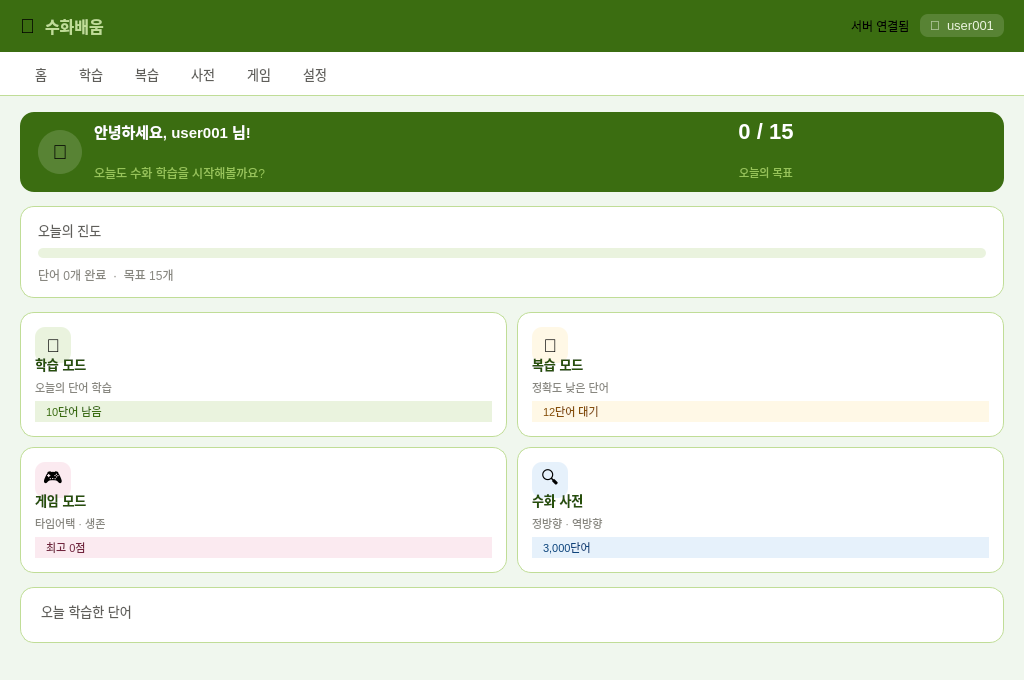
<?xml version="1.0" encoding="UTF-8"?>
<ui version="4.0">
 <class>MainWindow</class>
 <widget class="QWidget" name="MainWindow">
  <property name="geometry">
   <rect><x>0</x><y>0</y><width>1024</width><height>680</height></rect>
  </property>
  <property name="minimumSize"><size><width>900</width><height>660</height></size></property>
  <property name="windowTitle"><string>수화배움</string></property>
  <property name="styleSheet">
   <string notr="true">
QWidget#MainWindow { background: #F0F7EE; }

/* TopBar */
QWidget#topBar { background: #3B6D11; }
QLabel#logoIcon { font-size: 20px; }
QLabel#logoText { font-size: 16px; font-weight: 500; color: #C0DD97; }
QPushButton#userBtn { font-size: 13px; color: #EAF3DE; background: rgba(255,255,255,0.15); border-radius: 8px; padding: 4px 10px; border: none; } QPushButton#userBtn:hover { background: rgba(255,255,255,0.25); }

/* NavBar */
QWidget#navBar { background: white; border-bottom: 1px solid #C0DD97; }
QPushButton#navHome, QPushButton#navStudy, QPushButton#navReview,
QPushButton#navDict, QPushButton#navGame,  QPushButton#navSettings {
    font-size: 13px; color: #5F5E5A;
    border-bottom: 2px solid transparent;
    padding: 0 14px; background: transparent;
}

/* 홈탭 */
QScrollArea#homeTab { background: #F0F7EE; border: none; }
QWidget#homeContent  { background: #F0F7EE; }

/* 인사 배너 */
QWidget#helloBanner  { background: #3B6D11; border-radius: 14px; }
QLabel#bannerAvatar  { font-size: 20px; background: rgba(255,255,255,0.15); border-radius: 22px; }
QLabel#helloLabel    { font-size: 15px; font-weight: 500; color: white; }
QLabel#helloSub      { font-size: 12px; color: #97C459; }
QLabel#goalLabel     { font-size: 22px; font-weight: 500; color: white; }
QLabel#goalSub       { font-size: 11px; color: #97C459; }

/* 진도 카드 */
QWidget#progressCard  { background: white; border-radius: 14px; border: 1px solid #C0DD97; }
QLabel#progressTitle  { font-size: 13px; color: #5F5E5A; }
QLabel#progressText   { font-size: 12px; color: #888780; }
QProgressBar#progressBar {
    background: #EAF3DE; border-radius: 5px; border: none;
}
QProgressBar#progressBar::chunk {
    background: #639922; border-radius: 5px;
}

/* 모드 카드 */
QFrame#studyCard, QFrame#reviewCard,
QFrame#gameCard,  QFrame#dictCard {
    background: white; border-radius: 14px;
    border: 1px solid #C0DD97; min-height: 120px;
}
QLabel#studyIcon  { font-size: 18px; border-radius: 10px; min-width: 36px; max-width: 36px; min-height: 36px; max-height: 36px; background: #EAF3DE; }
QLabel#reviewIcon { font-size: 18px; border-radius: 10px; min-width: 36px; max-width: 36px; min-height: 36px; max-height: 36px; background: #FFF8E6; }
QLabel#gameIcon   { font-size: 18px; border-radius: 10px; min-width: 36px; max-width: 36px; min-height: 36px; max-height: 36px; background: #FBEAF0; }
QLabel#dictIcon   { font-size: 18px; border-radius: 10px; min-width: 36px; max-width: 36px; min-height: 36px; max-height: 36px; background: #E6F1FB; }
QLabel#studyTitle, QLabel#reviewTitle,
QLabel#gameTitle,  QLabel#dictTitle  { font-size: 13px; font-weight: 500; color: #27500A; }
QLabel#studySub, QLabel#reviewSub,
QLabel#gameSub,  QLabel#dictSub     { font-size: 11px; color: #888780; }
QLabel#studyBadge  { font-size: 11px; background: #EAF3DE; color: #3B6D11; border-radius: 99px; padding: 2px 8px; }
QLabel#reviewBadge { font-size: 11px; background: #FFF8E6; color: #854F0B; border-radius: 99px; padding: 2px 8px; }
QLabel#gameBadge   { font-size: 11px; background: #FBEAF0; color: #72243E; border-radius: 99px; padding: 2px 8px; }
QLabel#dictBadge   { font-size: 11px; background: #E6F1FB; color: #0C447C; border-radius: 99px; padding: 2px 8px; }

/* 단어 카드 */
QWidget#wordCard      { background: white; border-radius: 14px; border: 1px solid #C0DD97; }
QLabel#wordCardTitle  { font-size: 13px; color: #5F5E5A; padding-bottom: 8px; }

/* placeholder 탭 */
QWidget#studyTab, QWidget#reviewTab, QWidget#dictTab,
QWidget#gameTab,  QWidget#settingsTab { background: #F0F7EE; }
QLabel#phStudy, QLabel#phReview, QLabel#phDict,
QLabel#phGame,  QLabel#phSettings { font-size: 16px; color: #888780; }
   </string>
  </property>

  <layout class="QVBoxLayout" name="rootLayout">
   <property name="spacing"><number>0</number></property>
   <property name="leftMargin"><number>0</number></property>
   <property name="topMargin"><number>0</number></property>
   <property name="rightMargin"><number>0</number></property>
   <property name="bottomMargin"><number>0</number></property>

   
   <item>
    <widget class="QWidget" name="topBar">
     <property name="minimumSize"><size><width>0</width><height>52</height></size></property>
     <property name="maximumSize"><size><width>16777215</width><height>52</height></size></property>
     <layout class="QHBoxLayout" name="topBarLayout">
      <property name="leftMargin"><number>20</number></property>
      <property name="rightMargin"><number>20</number></property>
      <property name="topMargin"><number>0</number></property>
      <property name="bottomMargin"><number>0</number></property>
      <property name="spacing"><number>10</number></property>
      <item><widget class="QLabel" name="logoIcon"><property name="text"><string>🤚</string></property></widget></item>
      <item><widget class="QLabel" name="logoText"><property name="text"><string>수화배움</string></property></widget></item>
      <item><spacer><property name="orientation"><enum>Qt::Horizontal</enum></property><property name="sizeHint" stdset="0"><size><width>40</width><height>20</height></size></property></spacer></item>
      <item>
       <widget class="QLabel" name="connDot">
        <property name="text"><string/></property>
        <property name="minimumSize"><size><width>8</width><height>8</height></size></property>
        <property name="maximumSize"><size><width>8</width><height>8</height></size></property>
       </widget>
      </item>
      <item><widget class="QLabel" name="connLabel"><property name="text"><string>서버 연결됨</string></property></widget></item>
      <item>
       <widget class="QPushButton" name="userBtn">
        <property name="text"><string>👤  user001</string></property>
        <property name="flat"><bool>true</bool></property>
        <property name="cursor"><cursorShape>PointingHandCursor</cursorShape></property>
       </widget>
      </item>
     </layout>
    </widget>
   </item>

   
   <item>
    <widget class="QWidget" name="navBar">
     <property name="minimumSize"><size><width>0</width><height>44</height></size></property>
     <property name="maximumSize"><size><width>16777215</width><height>44</height></size></property>
     <layout class="QHBoxLayout" name="navLayout">
      <property name="leftMargin"><number>20</number></property>
      <property name="rightMargin"><number>20</number></property>
      <property name="topMargin"><number>0</number></property>
      <property name="bottomMargin"><number>0</number></property>
      <property name="spacing"><number>2</number></property>
      <item><widget class="QPushButton" name="navHome"><property name="text"><string>홈</string></property><property name="flat"><bool>true</bool></property><property name="cursor"><cursorShape>PointingHandCursor</cursorShape></property><property name="minimumSize"><size><width>0</width><height>44</height></size></property></widget></item>
      <item><widget class="QPushButton" name="navStudy"><property name="text"><string>학습</string></property><property name="flat"><bool>true</bool></property><property name="cursor"><cursorShape>PointingHandCursor</cursorShape></property><property name="minimumSize"><size><width>0</width><height>44</height></size></property></widget></item>
      <item><widget class="QPushButton" name="navReview"><property name="text"><string>복습</string></property><property name="flat"><bool>true</bool></property><property name="cursor"><cursorShape>PointingHandCursor</cursorShape></property><property name="minimumSize"><size><width>0</width><height>44</height></size></property></widget></item>
      <item><widget class="QPushButton" name="navDict"><property name="text"><string>사전</string></property><property name="flat"><bool>true</bool></property><property name="cursor"><cursorShape>PointingHandCursor</cursorShape></property><property name="minimumSize"><size><width>0</width><height>44</height></size></property></widget></item>
      <item><widget class="QPushButton" name="navGame"><property name="text"><string>게임</string></property><property name="flat"><bool>true</bool></property><property name="cursor"><cursorShape>PointingHandCursor</cursorShape></property><property name="minimumSize"><size><width>0</width><height>44</height></size></property></widget></item>
      <item><widget class="QPushButton" name="navSettings"><property name="text"><string>설정</string></property><property name="flat"><bool>true</bool></property><property name="cursor"><cursorShape>PointingHandCursor</cursorShape></property><property name="minimumSize"><size><width>0</width><height>44</height></size></property></widget></item>
      <item><spacer><property name="orientation"><enum>Qt::Horizontal</enum></property><property name="sizeHint" stdset="0"><size><width>40</width><height>20</height></size></property></spacer></item>
     </layout>
    </widget>
   </item>

   
   <item>
    <widget class="QStackedWidget" name="contentStack">

     
     <widget class="QScrollArea" name="homeTab">
      <property name="widgetResizable"><bool>true</bool></property>
      <property name="frameShape"><enum>QFrame::NoFrame</enum></property>
      <widget class="QWidget" name="homeContent">
       <layout class="QVBoxLayout" name="homeLayout">
        <property name="leftMargin"><number>20</number></property>
        <property name="topMargin"><number>16</number></property>
        <property name="rightMargin"><number>20</number></property>
        <property name="bottomMargin"><number>24</number></property>
        <property name="spacing"><number>14</number></property>

        
        <item>
         <widget class="QWidget" name="helloBanner">
          <property name="minimumSize"><size><width>0</width><height>80</height></size></property>
          <property name="maximumSize"><size><width>16777215</width><height>80</height></size></property>
          <layout class="QHBoxLayout" name="bannerLayout">
           <property name="leftMargin"><number>18</number></property>
           <property name="rightMargin"><number>18</number></property>
           <property name="topMargin"><number>0</number></property>
           <property name="bottomMargin"><number>0</number></property>
           <property name="spacing"><number>12</number></property>
           <item>
            <widget class="QLabel" name="bannerAvatar">
             <property name="text"><string>🤚</string></property>
             <property name="minimumSize"><size><width>44</width><height>44</height></size></property>
             <property name="maximumSize"><size><width>44</width><height>44</height></size></property>
             <property name="alignment"><set>Qt::AlignCenter</set></property>
            </widget>
           </item>
           <item>
            <layout class="QVBoxLayout" name="helloTextLayout">
             <property name="spacing"><number>2</number></property>
             <item><widget class="QLabel" name="helloLabel"><property name="text"><string>안녕하세요, user001 님!</string></property></widget></item>
             <item><widget class="QLabel" name="helloSub"><property name="text"><string>오늘도 수화 학습을 시작해볼까요?</string></property></widget></item>
            </layout>
           </item>
           <item>
            <layout class="QVBoxLayout" name="goalLayout">
             <property name="spacing"><number>2</number></property>
             <item><widget class="QLabel" name="goalLabel"><property name="text"><string>0 / 15</string></property><property name="alignment"><set>Qt::AlignCenter</set></property></widget></item>
             <item><widget class="QLabel" name="goalSub"><property name="text"><string>오늘의 목표</string></property><property name="alignment"><set>Qt::AlignCenter</set></property></widget></item>
            </layout>
           </item>
          </layout>
         </widget>
        </item>

        
        <item>
         <widget class="QWidget" name="progressCard">
          <layout class="QVBoxLayout" name="progressCardLayout">
           <property name="leftMargin"><number>18</number></property>
           <property name="topMargin"><number>14</number></property>
           <property name="rightMargin"><number>18</number></property>
           <property name="bottomMargin"><number>14</number></property>
           <property name="spacing"><number>8</number></property>
           <item><widget class="QLabel" name="progressTitle"><property name="text"><string>오늘의 진도</string></property></widget></item>
           <item>
            <widget class="QProgressBar" name="progressBar">
             <property name="value"><number>0</number></property>
             <property name="maximum"><number>15</number></property>
             <property name="minimumSize"><size><width>0</width><height>10</height></size></property>
             <property name="maximumSize"><size><width>16777215</width><height>10</height></size></property>
             <property name="textVisible"><bool>false</bool></property>
            </widget>
           </item>
           <item><widget class="QLabel" name="progressText"><property name="text"><string>단어 0개 완료  ·  목표 15개</string></property></widget></item>
          </layout>
         </widget>
        </item>

        
        <item>
         <layout class="QGridLayout" name="modeGrid">
          <property name="spacing"><number>10</number></property>
          <item row="0" column="0">
           <widget class="QFrame" name="studyCard">
            <property name="cursor"><cursorShape>PointingHandCursor</cursorShape></property>
            <layout class="QVBoxLayout" name="studyCardLayout">
             <property name="leftMargin"><number>14</number></property><property name="topMargin"><number>14</number></property>
             <property name="rightMargin"><number>14</number></property><property name="bottomMargin"><number>14</number></property>
             <property name="spacing"><number>5</number></property>
             <item><widget class="QLabel" name="studyIcon"><property name="text"><string>📖</string></property><property name="alignment"><set>Qt::AlignCenter</set></property></widget></item>
             <item><widget class="QLabel" name="studyTitle"><property name="text"><string>학습 모드</string></property></widget></item>
             <item><widget class="QLabel" name="studySub"><property name="text"><string>오늘의 단어 학습</string></property></widget></item>
             <item><widget class="QLabel" name="studyBadge"><property name="text"><string>10단어 남음</string></property></widget></item>
            </layout>
           </widget>
          </item>
          <item row="0" column="1">
           <widget class="QFrame" name="reviewCard">
            <property name="cursor"><cursorShape>PointingHandCursor</cursorShape></property>
            <layout class="QVBoxLayout" name="reviewCardLayout">
             <property name="leftMargin"><number>14</number></property><property name="topMargin"><number>14</number></property>
             <property name="rightMargin"><number>14</number></property><property name="bottomMargin"><number>14</number></property>
             <property name="spacing"><number>5</number></property>
             <item><widget class="QLabel" name="reviewIcon"><property name="text"><string>🔄</string></property><property name="alignment"><set>Qt::AlignCenter</set></property></widget></item>
             <item><widget class="QLabel" name="reviewTitle"><property name="text"><string>복습 모드</string></property></widget></item>
             <item><widget class="QLabel" name="reviewSub"><property name="text"><string>정확도 낮은 단어</string></property></widget></item>
             <item><widget class="QLabel" name="reviewBadge"><property name="text"><string>12단어 대기</string></property></widget></item>
            </layout>
           </widget>
          </item>
          <item row="1" column="0">
           <widget class="QFrame" name="gameCard">
            <property name="cursor"><cursorShape>PointingHandCursor</cursorShape></property>
            <layout class="QVBoxLayout" name="gameCardLayout">
             <property name="leftMargin"><number>14</number></property><property name="topMargin"><number>14</number></property>
             <property name="rightMargin"><number>14</number></property><property name="bottomMargin"><number>14</number></property>
             <property name="spacing"><number>5</number></property>
             <item><widget class="QLabel" name="gameIcon"><property name="text"><string>🎮</string></property><property name="alignment"><set>Qt::AlignCenter</set></property></widget></item>
             <item><widget class="QLabel" name="gameTitle"><property name="text"><string>게임 모드</string></property></widget></item>
             <item><widget class="QLabel" name="gameSub"><property name="text"><string>타임어택 · 생존</string></property></widget></item>
             <item><widget class="QLabel" name="gameBadge"><property name="text"><string>최고 0점</string></property></widget></item>
            </layout>
           </widget>
          </item>
          <item row="1" column="1">
           <widget class="QFrame" name="dictCard">
            <property name="cursor"><cursorShape>PointingHandCursor</cursorShape></property>
            <layout class="QVBoxLayout" name="dictCardLayout">
             <property name="leftMargin"><number>14</number></property><property name="topMargin"><number>14</number></property>
             <property name="rightMargin"><number>14</number></property><property name="bottomMargin"><number>14</number></property>
             <property name="spacing"><number>5</number></property>
             <item><widget class="QLabel" name="dictIcon"><property name="text"><string>🔍</string></property><property name="alignment"><set>Qt::AlignCenter</set></property></widget></item>
             <item><widget class="QLabel" name="dictTitle"><property name="text"><string>수화 사전</string></property></widget></item>
             <item><widget class="QLabel" name="dictSub"><property name="text"><string>정방향 · 역방향</string></property></widget></item>
             <item><widget class="QLabel" name="dictBadge"><property name="text"><string>3,000단어</string></property></widget></item>
            </layout>
           </widget>
          </item>
         </layout>
        </item>

        
        <item>
         <widget class="QWidget" name="wordCard">
          <layout class="QVBoxLayout" name="wordCardLayout">
           <property name="leftMargin"><number>18</number></property>
           <property name="topMargin"><number>14</number></property>
           <property name="rightMargin"><number>18</number></property>
           <property name="bottomMargin"><number>14</number></property>
           <property name="spacing"><number>0</number></property>
           <item><widget class="QLabel" name="wordCardTitle"><property name="text"><string>오늘 학습한 단어</string></property></widget></item>
          </layout>
         </widget>
        </item>

        <item><spacer><property name="orientation"><enum>Qt::Vertical</enum></property><property name="sizeHint" stdset="0"><size><width>20</width><height>40</height></size></property></spacer></item>
       </layout>
      </widget>
     </widget>

     
     <widget class="QWidget" name="studyTab"><layout class="QVBoxLayout"><item><widget class="QLabel" name="phStudy"><property name="text"><string>[ 학습 모드 ] — 이후 단계에서 구현 예정</string></property><property name="alignment"><set>Qt::AlignCenter</set></property></widget></item></layout></widget>
     <widget class="QWidget" name="reviewTab"><layout class="QVBoxLayout"><item><widget class="QLabel" name="phReview"><property name="text"><string>[ 복습 모드 ] — 이후 단계에서 구현 예정</string></property><property name="alignment"><set>Qt::AlignCenter</set></property></widget></item></layout></widget>
     <widget class="QWidget" name="dictTab"><layout class="QVBoxLayout"><item><widget class="QLabel" name="phDict"><property name="text"><string>[ 수화 사전 ] — 이후 단계에서 구현 예정</string></property><property name="alignment"><set>Qt::AlignCenter</set></property></widget></item></layout></widget>
     <widget class="QWidget" name="gameTab"><layout class="QVBoxLayout"><item><widget class="QLabel" name="phGame"><property name="text"><string>[ 게임 모드 ] — 이후 단계에서 구현 예정</string></property><property name="alignment"><set>Qt::AlignCenter</set></property></widget></item></layout></widget>
     <widget class="QWidget" name="settingsTab"><layout class="QVBoxLayout"><item><widget class="QLabel" name="phSettings"><property name="text"><string>[ 개인 설정 ] — 이후 단계에서 구현 예정</string></property><property name="alignment"><set>Qt::AlignCenter</set></property></widget></item></layout></widget>

    </widget>
   </item>
  </layout>
 </widget>
 <resources/>
 <connections/>
</ui>
